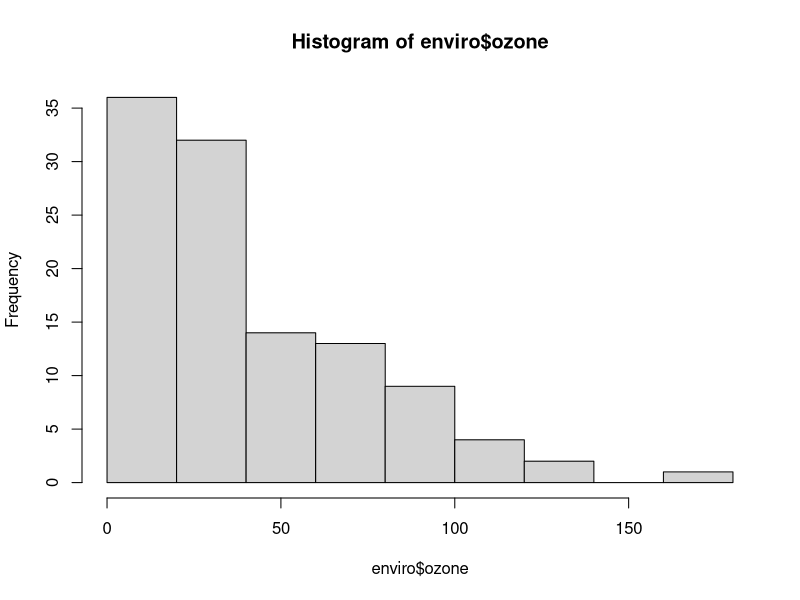
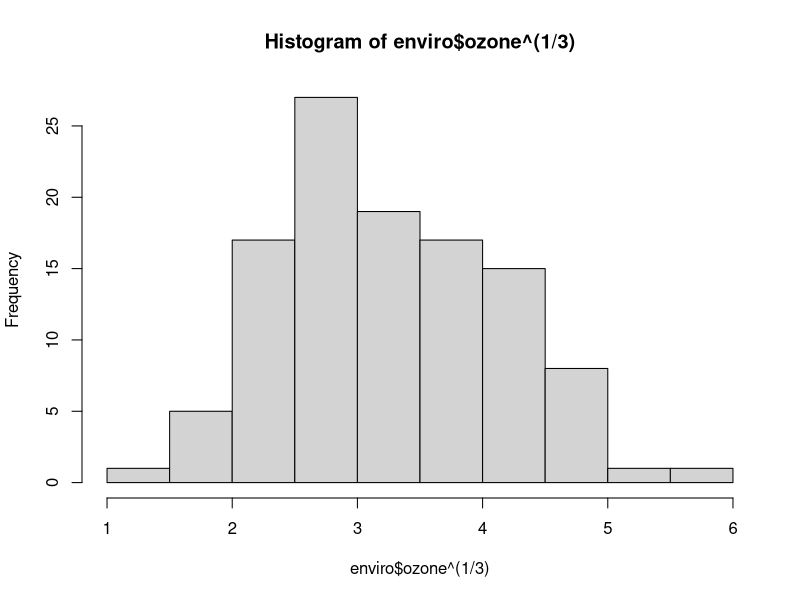
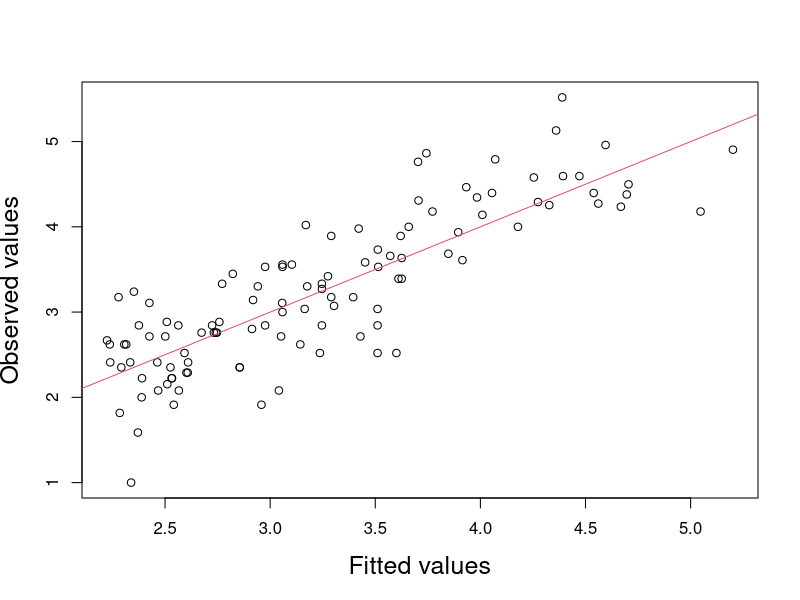
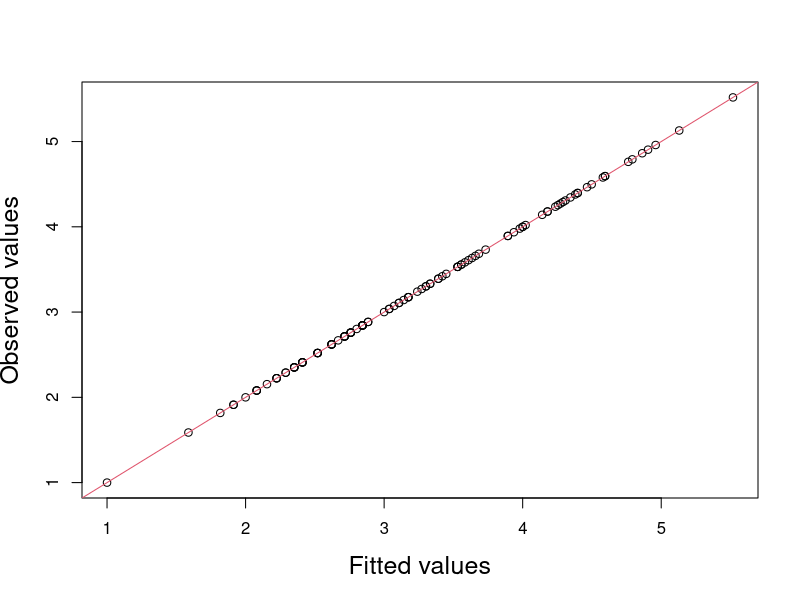
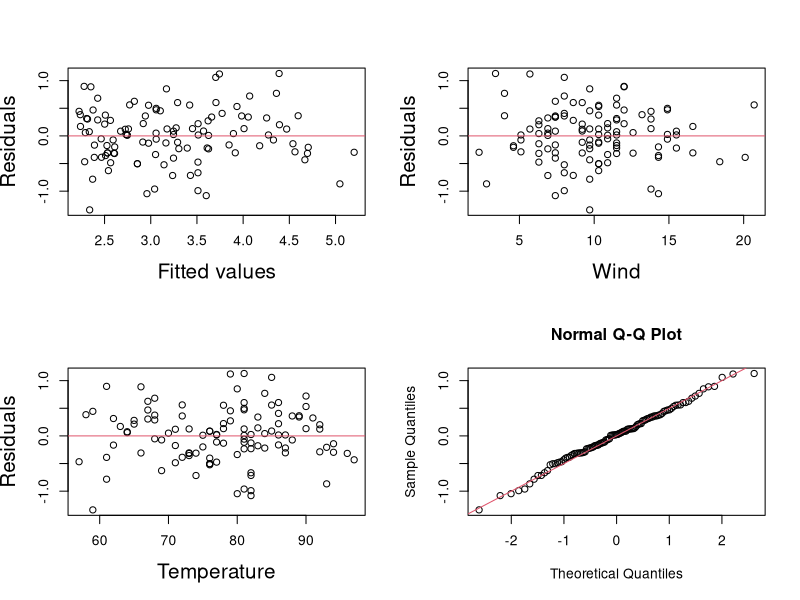
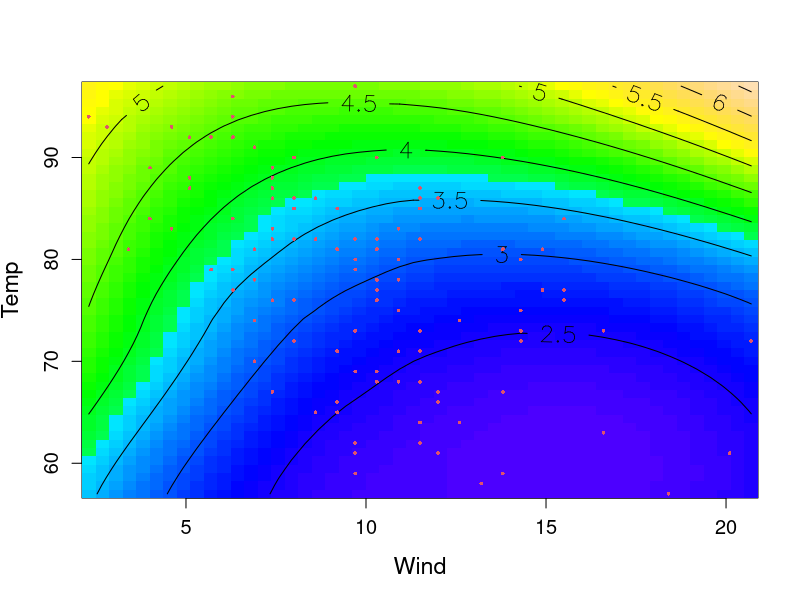
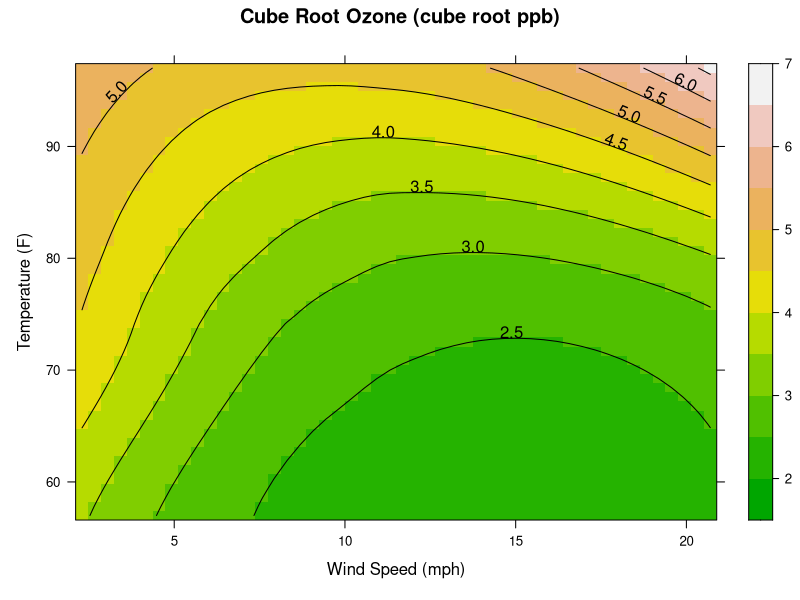
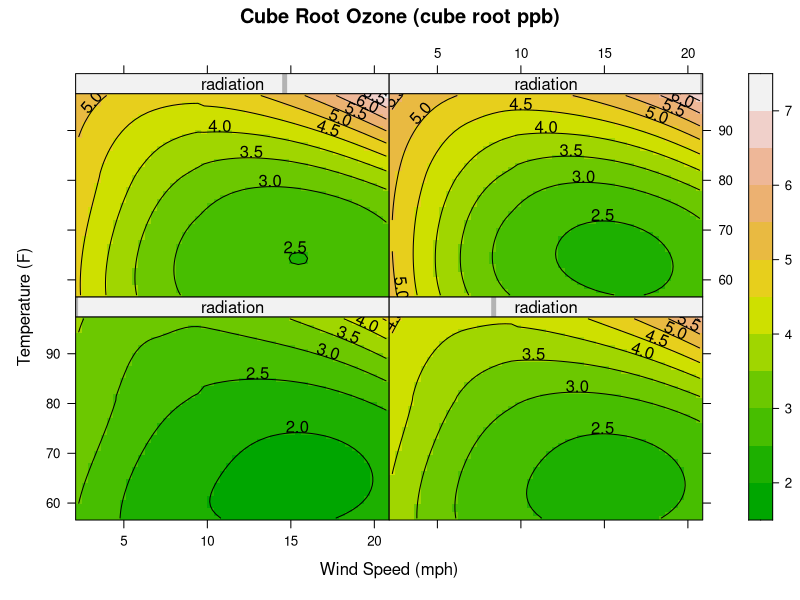

The R script that drew these images, in order:
## ---- chunk 1
library(lattice)
#?environmental
attach(environmental) #attach can induce some issues so we will detach asap
enviro <- environmental
detach(environmental)
head(enviro)
## ---- chunk 2
# generate histogram of ozone data
hist(enviro$ozone)

# generate histogram of third root ozone data
hist(enviro$ozone^(1/3))

# The difference between raw and third root data is the latter normalizes the ozone data distribution, therefore changing the shape of the histogram toward normal distribution.
# We want to transform the ozone data in this manner to take non-linear relationships between ozone and other measurement variables and make them linear when doing regression analysis.
## ---- chunk 3
# Fit lowess model of transformed ozone by wind and temperature
ozo1 <- loess(ozone^(1/3) ~ wind + temperature, enviro, span = 1, degree = 2)
summary(ozo1)
## ---- chunk 4
# extract regression coefficients: fitted and resid
ozo1.fitted <- fitted(ozo1)
ozo1.resid <- resid(ozo1)

# plot observed, transformed values vs. predicted, fitted values
plot(ozo1.fitted, enviro$ozone^(1/3), xlab = "Fitted values", 
  ylab = "Observed values", cex.lab=1.5)
abline(0,1, col=2) # 1:1 line
## ---- chunk 5
# pull out the ozone standard error
summary(ozo1)
# Residual Standard Error: 0.501
# alternatively
str(ozo1)

# Create or extract summary values s, p, n
(s <- ozo1$s)
(p <- ozo1$enp)  
(n <- ozo1$n)

# calculate the residuals instead, should be close to s
(ozo1.resid2 <- sqrt(sum(resid(ozo1)^2)/(n-p)))
# 0.4971813 is close to (s <- ozo1$s) = 0.501044
## ---- chunk 6
# plot fitted values + residual values agains observed
plot(ozo1.fitted + ozo1.resid, enviro$ozone^(1/3), xlab = "Fitted values", ylab = "Observed values", cex.lab=1.5)
abline(0,1, col=2) # 1:1 line)
## ---- chunk 7
# create diagnostic plots frame
par(mfrow=c(2,2))

# 1. Plot residuals (on y-axis) against fitted values, add a horizontal line at 0 (```abline(h=0)```)
plot(ozo1.fitted, ozo1.resid, xlab = "Fitted values", ylab = "Residuals", cex.lab=1.5)
abline(h=0, col = 2) # horizontal line)

# 2. Plot residuals against wind and add line at 0
plot(enviro$wind, ozo1.resid, xlab = "Wind", ylab = "Residuals", cex.lab=1.5)
abline(h=0, col = 2) # horizontal line)

# 3. Plot residuals against temperature and add line at 0
plot(enviro$temperature, ozo1.resid, xlab = "Temperature", ylab = "Residuals", cex.lab=1.5)
abline(h=0, col = 2) # horizontal line)

# 4. Create a ```qqplot``` that compares the quantiles of the residual distribution against the corresponding quantiles of a normal distribution. If residuals are normally distributed, they should roughly fall on a straight line:   ```qqnorm(resid(ozo1))```  
qqnorm(resid(ozo1))
abline(0,0.5, col = 2) # 1:1 line)
## ---- chunk 8
# find max and min of wind and temperature
max.wind <- max(enviro$wind)
min.wind <- min(enviro$wind)
max.temp <- max(enviro$temperature)
min.temp <- min(enviro$temperature)

# create vector sequences across wind and temperature
wind.fit.seq <- seq(min.wind, max.wind, length.out=50)
temp.fit.seq <- seq(min.temp, max.temp, length.out=50)

# create matrix of wind and temp sequences
grd <- expand.grid(list(wind=wind.fit.seq, temperature=temp.fit.seq))
str(grd)

# predict the values of ozo1 using grd
ozo1.fit <- predict(ozo1, newdata = grd)

# re-set figure
par(mfrow=c(1,1))

# Use the fitted lowess model to get predicted values for each x- and y-value in 'grd'
image(wind.fit.seq, temp.fit.seq, ozo1.fit, col = topo.colors(80), 
      xlab="Wind", ylab="Temp", cex.axis=1.2, cex.lab=1.4)
# Add contours:
contour(wind.fit.seq, temp.fit.seq, ozo1.fit, add=T, labcex=1.5)
# show when measurements were taken:
points(enviro$wind, enviro$temp, pch=16, cex=0.5, col=2) 

# The model does not fit very well at high wind speeds and tempertures as there are no real data to for comparison. I would be skeptical of these large(ish) ozone gradients in high wind and temp locations.
## ---- chunk 9
# use contourplot to do the same thing
grd[, "fit"] <- c(predict(ozo1, grd))  
contourplot(fit ~ wind + temperature, data = grd,  
 cuts = 10, region = TRUE,  
 xlab = "Wind Speed (mph)",  
 ylab = "Temperature (F)",  
 main = "Cube Root Ozone (cube root ppb)",  
 col.regions = terrain.colors(50))
## ---- chunk 10
ozo2 <- loess(ozone^(1/3) ~ wind+temperature+radiation, data = enviro, span=1, degree=2)
summary(ozo2)
summary(ozo1)

# approximate F-test to compare model fits
anova(ozo1, ozo2)
## ---- chunk 11

# create new radiation sequence and reset grd with radiation
head(enviro)
rad.fit.seq <- seq(min(enviro$radiation), max(enviro$radiation),
                   length = 4) 
grd <- expand.grid(list(wind=wind.fit.seq, temperature = temp.fit.seq, radiation=rad.fit.seq))
head(grd)
summary(grd)

# predict ozo values and add to matrix grd
pred <- predict(ozo2, grd)

# compare to pred and grd
str(pred)
dim(pred)
str(grd)
dim(grd)
 
# assign pred values to grd, named fit
grd[, "fit"] <- as.vector(pred)

# contour plot wind and temp by radiation
contourplot(fit ~ wind * temperature | radiation, data = grd,
 cuts = 10, region = TRUE,
 xlab = "Wind Speed (mph)",
 ylab = "Temperature (F)",
 main = "Cube Root Ozone (cube root ppb)",
 col.regions = terrain.colors(50))
